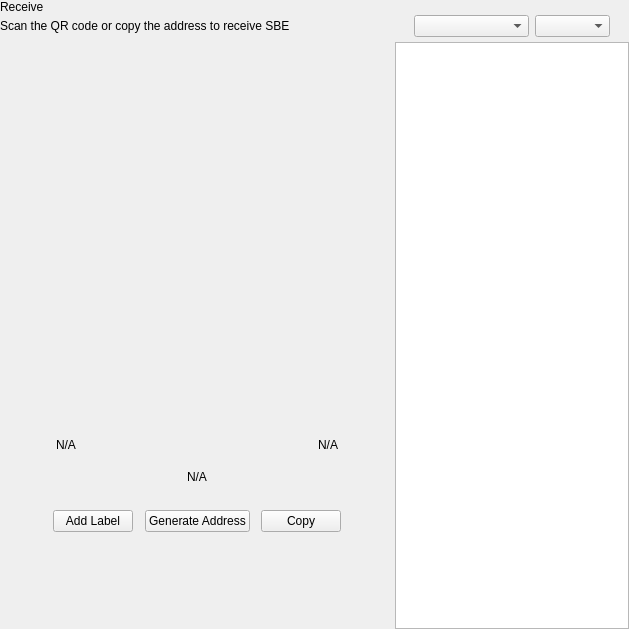
<?xml version="1.0" encoding="UTF-8"?>
<ui version="4.0">
 <class>ReceiveWidget</class>
 <widget class="QWidget" name="ReceiveWidget">
  <property name="geometry">
   <rect>
    <x>0</x>
    <y>0</y>
    <width>629</width>
    <height>629</height>
   </rect>
  </property>
  <property name="minimumSize">
   <size>
    <width>0</width>
    <height>0</height>
   </size>
  </property>
  <property name="windowTitle">
   <string>Form</string>
  </property>
  <layout class="QHBoxLayout" name="horizontalLayout_2" stretch="2,1">
   <property name="spacing">
    <number>0</number>
   </property>
   <property name="leftMargin">
    <number>0</number>
   </property>
   <property name="topMargin">
    <number>0</number>
   </property>
   <property name="rightMargin">
    <number>0</number>
   </property>
   <property name="bottomMargin">
    <number>0</number>
   </property>
   <item>
    <widget class="QWidget" name="left" native="true">
     <layout class="QVBoxLayout" name="verticalLayout_3">
      <property name="leftMargin">
       <number>0</number>
      </property>
      <property name="topMargin">
       <number>0</number>
      </property>
      <property name="rightMargin">
       <number>0</number>
      </property>
      <property name="bottomMargin">
       <number>0</number>
      </property>
      <item>
       <layout class="QVBoxLayout" name="verticalLayout_2">
        <property name="spacing">
         <number>0</number>
        </property>
        <property name="leftMargin">
         <number>0</number>
        </property>
        <item>
         <layout class="QHBoxLayout" name="horizontalLayout_3">
          <property name="spacing">
           <number>0</number>
          </property>
          <item>
           <layout class="QVBoxLayout" name="verticalLayout_4">
            <property name="spacing">
             <number>5</number>
            </property>
            <item>
             <widget class="QLabel" name="labelTitle">
              <property name="text">
               <string>Receive</string>
              </property>
             </widget>
            </item>
            <item alignment="Qt::AlignTop">
             <widget class="QLabel" name="labelSubtitle1">
              <property name="text">
               <string>Scan the QR code or copy the address to receive SBE</string>
              </property>
             </widget>
            </item>
           </layout>
          </item>
          <item>
           <spacer name="horizontalSpacer">
            <property name="orientation">
             <enum>Qt::Horizontal</enum>
            </property>
            <property name="sizeHint" stdset="0">
             <size>
              <width>40</width>
              <height>20</height>
             </size>
            </property>
           </spacer>
          </item>
         </layout>
        </item>
        <item>
         <spacer name="verticalSpacer_2">
          <property name="orientation">
           <enum>Qt::Vertical</enum>
          </property>
          <property name="sizeType">
           <enum>QSizePolicy::Expanding</enum>
          </property>
          <property name="sizeHint" stdset="0">
           <size>
            <width>20</width>
            <height>50</height>
           </size>
          </property>
         </spacer>
        </item>
        <item alignment="Qt::AlignHCenter">
         <widget class="QWidget" name="layoutQR" native="true">
          <property name="maximumSize">
           <size>
            <width>510</width>
            <height>16777215</height>
           </size>
          </property>
          <layout class="QVBoxLayout" name="verticalLayoutQr">
           <item>
            <spacer name="verticalSpacer11">
             <property name="orientation">
              <enum>Qt::Vertical</enum>
             </property>
             <property name="sizeType">
              <enum>QSizePolicy::Fixed</enum>
             </property>
             <property name="sizeHint" stdset="0">
              <size>
               <width>20</width>
               <height>20</height>
              </size>
             </property>
            </spacer>
           </item>
           <item alignment="Qt::AlignHCenter">
            <widget class="QLabel" name="labelQrImg">
             <property name="minimumSize">
              <size>
               <width>260</width>
               <height>260</height>
              </size>
             </property>
             <property name="maximumSize">
              <size>
               <width>260</width>
               <height>260</height>
              </size>
             </property>
             <property name="text">
              <string/>
             </property>
             <property name="alignment">
              <set>Qt::AlignCenter</set>
             </property>
            </widget>
           </item>
           <item>
            <spacer name="verticalSpacer_21">
             <property name="orientation">
              <enum>Qt::Vertical</enum>
             </property>
             <property name="sizeType">
              <enum>QSizePolicy::Fixed</enum>
             </property>
             <property name="sizeHint" stdset="0">
              <size>
               <width>20</width>
               <height>30</height>
              </size>
             </property>
            </spacer>
           </item>
           <item>
            <widget class="QWidget" name="widget" native="true">
             <property name="minimumSize">
              <size>
               <width>0</width>
               <height>0</height>
              </size>
             </property>
             <layout class="QHBoxLayout" name="horizontalLayout_5">
              <item>
               <widget class="QLabel" name="labelLabel">
                <property name="text">
                 <string notr="true">N/A</string>
                </property>
               </widget>
              </item>
              <item>
               <spacer name="horizontalSpacer_2">
                <property name="orientation">
                 <enum>Qt::Horizontal</enum>
                </property>
                <property name="sizeHint" stdset="0">
                 <size>
                  <width>141</width>
                  <height>20</height>
                 </size>
                </property>
               </spacer>
              </item>
              <item>
               <widget class="QLabel" name="labelDate">
                <property name="text">
                 <string notr="true">N/A</string>
                </property>
                <property name="alignment">
                 <set>Qt::AlignRight|Qt::AlignTrailing|Qt::AlignVCenter</set>
                </property>
               </widget>
              </item>
             </layout>
            </widget>
           </item>
           <item>
            <widget class="QLabel" name="labelAddress">
             <property name="sizePolicy">
              <sizepolicy hsizetype="Expanding" vsizetype="Preferred">
               <horstretch>0</horstretch>
               <verstretch>0</verstretch>
              </sizepolicy>
             </property>
             <property name="minimumSize">
              <size>
               <width>300</width>
               <height>0</height>
              </size>
             </property>
             <property name="text">
              <string notr="true">N/A</string>
             </property>
             <property name="alignment">
              <set>Qt::AlignCenter</set>
             </property>
            </widget>
           </item>
           <item>
            <spacer name="verticalSpacer_4">
             <property name="orientation">
              <enum>Qt::Vertical</enum>
             </property>
             <property name="sizeType">
              <enum>QSizePolicy::Fixed</enum>
             </property>
             <property name="sizeHint" stdset="0">
              <size>
               <width>20</width>
               <height>20</height>
              </size>
             </property>
            </spacer>
           </item>
           <item>
            <layout class="QHBoxLayout" name="horizontalLayout_4">
             <item alignment="Qt::AlignHCenter">
              <widget class="QPushButton" name="pushButtonLabel">
               <property name="focusPolicy">
                <enum>Qt::NoFocus</enum>
               </property>
               <property name="text">
                <string>Add Label</string>
               </property>
              </widget>
             </item>
             <item alignment="Qt::AlignHCenter">
              <widget class="QPushButton" name="pushButtonNewAddress">
               <property name="focusPolicy">
                <enum>Qt::NoFocus</enum>
               </property>
               <property name="text">
                <string>Generate Address</string>
               </property>
              </widget>
             </item>
             <item alignment="Qt::AlignHCenter">
              <widget class="QPushButton" name="pushButtonCopy">
               <property name="focusPolicy">
                <enum>Qt::NoFocus</enum>
               </property>
               <property name="text">
                <string>Copy</string>
               </property>
              </widget>
             </item>
            </layout>
           </item>
           <item>
            <spacer name="verticalSpacer_3">
             <property name="orientation">
              <enum>Qt::Vertical</enum>
             </property>
             <property name="sizeType">
              <enum>QSizePolicy::Expanding</enum>
             </property>
             <property name="sizeHint" stdset="0">
              <size>
               <width>20</width>
               <height>20</height>
              </size>
             </property>
            </spacer>
           </item>
          </layout>
         </widget>
        </item>
        <item>
         <spacer name="verticalSpacer">
          <property name="orientation">
           <enum>Qt::Vertical</enum>
          </property>
          <property name="sizeHint" stdset="0">
           <size>
            <width>20</width>
            <height>40</height>
           </size>
          </property>
         </spacer>
        </item>
       </layout>
      </item>
     </layout>
    </widget>
   </item>
   <item>
    <widget class="QWidget" name="right" native="true">
     <layout class="QVBoxLayout" name="verticalLayout_5">
      <property name="spacing">
       <number>0</number>
      </property>
      <property name="leftMargin">
       <number>1</number>
      </property>
      <property name="topMargin">
       <number>0</number>
      </property>
      <property name="rightMargin">
       <number>0</number>
      </property>
      <property name="bottomMargin">
       <number>0</number>
      </property>
      <item>
       <layout class="QVBoxLayout" name="container_right">
        <property name="spacing">
         <number>0</number>
        </property>
        <property name="leftMargin">
         <number>0</number>
        </property>
        <property name="rightMargin">
         <number>0</number>
        </property>
        <item>
         <layout class="QVBoxLayout" name="verticalLayout">
          <property name="spacing">
           <number>6</number>
          </property>
          <property name="leftMargin">
           <number>19</number>
          </property>
          <property name="rightMargin">
           <number>19</number>
          </property>
          <item>
           <widget class="OptionButton" name="btnRequest" native="true"/>
          </item>
          <item>
           <widget class="OptionButton" name="btnMyAddresses" native="true">
            <property name="sizePolicy">
             <sizepolicy hsizetype="Preferred" vsizetype="Minimum">
              <horstretch>0</horstretch>
              <verstretch>0</verstretch>
             </sizepolicy>
            </property>
           </widget>
          </item>
         </layout>
        </item>
        <item>
         <widget class="QWidget" name="sortWidget" native="true">
          <layout class="QHBoxLayout" name="horizontalLayout_6">
           <property name="leftMargin">
            <number>19</number>
           </property>
           <property name="rightMargin">
            <number>19</number>
           </property>
           <property name="bottomMargin">
            <number>5</number>
           </property>
           <item>
            <spacer name="horizontalSpacer_3">
             <property name="orientation">
              <enum>Qt::Horizontal</enum>
             </property>
             <property name="sizeHint" stdset="0">
              <size>
               <width>40</width>
               <height>20</height>
              </size>
             </property>
            </spacer>
           </item>
           <item>
            <widget class="QComboBox" name="comboBoxSort">
             <property name="sizePolicy">
              <sizepolicy hsizetype="Preferred" vsizetype="Fixed">
               <horstretch>0</horstretch>
               <verstretch>0</verstretch>
              </sizepolicy>
             </property>
             <property name="minimumSize">
              <size>
               <width>115</width>
               <height>0</height>
              </size>
             </property>
            </widget>
           </item>
           <item>
            <widget class="QComboBox" name="comboBoxSortOrder">
             <property name="sizePolicy">
              <sizepolicy hsizetype="Preferred" vsizetype="Fixed">
               <horstretch>0</horstretch>
               <verstretch>0</verstretch>
              </sizepolicy>
             </property>
             <property name="minimumSize">
              <size>
               <width>75</width>
               <height>0</height>
              </size>
             </property>
            </widget>
           </item>
          </layout>
         </widget>
        </item>
        <item>
         <widget class="QListView" name="listViewAddress"/>
        </item>
       </layout>
      </item>
     </layout>
    </widget>
   </item>
  </layout>
 </widget>
 <customwidgets>
  <customwidget>
   <class>OptionButton</class>
   <extends>QWidget</extends>
   <header>qt/Sombe/optionbutton.h</header>
   <container>1</container>
  </customwidget>
 </customwidgets>
 <resources/>
 <connections/>
</ui>
